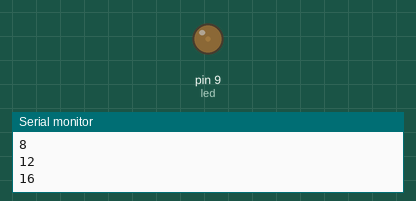
Recording of a sketch running on a simulated Arduino Uno, built with avr-gcc and run on an emulated ATmega328P. Shown: output pins drawn as LEDs (lit = HIGH), the last lines printed to the serial monitor.

Above: at 0.15 s.
At 1.05 s:
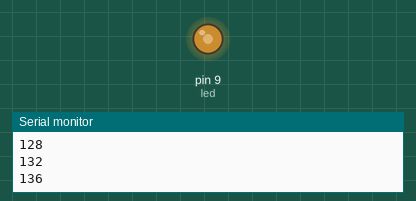
At 2.0 s:
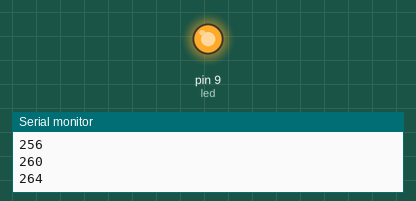
Timing chart, 0 to 3.5 s (numbered marks = the images above):
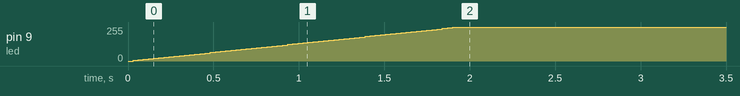

The sketch:

DimmerLED.ino
```cpp
/*iMA6iNEXYZ
//Curso Explorando el universo robótico
Ejemplo BlinkLED

Este ejemplo servirá como ejemplo para la demostración de:
  % Declaración de variables
  % Sección de configuración en el código
  % Declaración e Implementación de Funciones
  %Uso de señales analógicas y PWM
  %Comunicación por puerto serial
  %Uso del cuadro de gráficas del IDLE de arduino


 */

//Declaración de variables

int led = 9;         // PIN de PWM donde realizará el control del pin
int brillo = 0;     // brillo que tiene el LED
int dimmer = 4;    // Puntos de brillo que tiene
int del= 30;      // Tiempo de espera para la iteración

// Configuración que sólo se realiza una vez
void setup() {
  //Inicialización del puerto serial
  Serial.begin(9600);
  //Configuración del LED como salida
  pinMode(led, OUTPUT);
}

//Lo colocado en esta parte del código estará siendo repetido en el MCU muchas veces

//En el caso de este ejemplo se dimerizará el LED y la señal estará graficada.
//Una vez cargado el programa se debe abrir el Serial Plotter o presionar Ctrl+Mayús+L

void loop() {
  //Brillo que tendrá el LED
  analogWrite(led, brillo);
  //Gráfico de datos actual
  Serial.println(brillo);

  // Cambio del brillo, en la siguiente iteración del código
  brillo = brillo + dimmer;

  //Invertir el dimmer cuando se alcanza una condición frontera:
  if (brillo == 0 || brillo == 255) {
    dimmer = -dimmer ;
  }
  // Tiempo de espera para que se realice la siguiente etapa
  delay(del);
}
```

Measured:
- by itself, pin 9 (led): moves from 0/255 to 255/255 over 1.9 s
